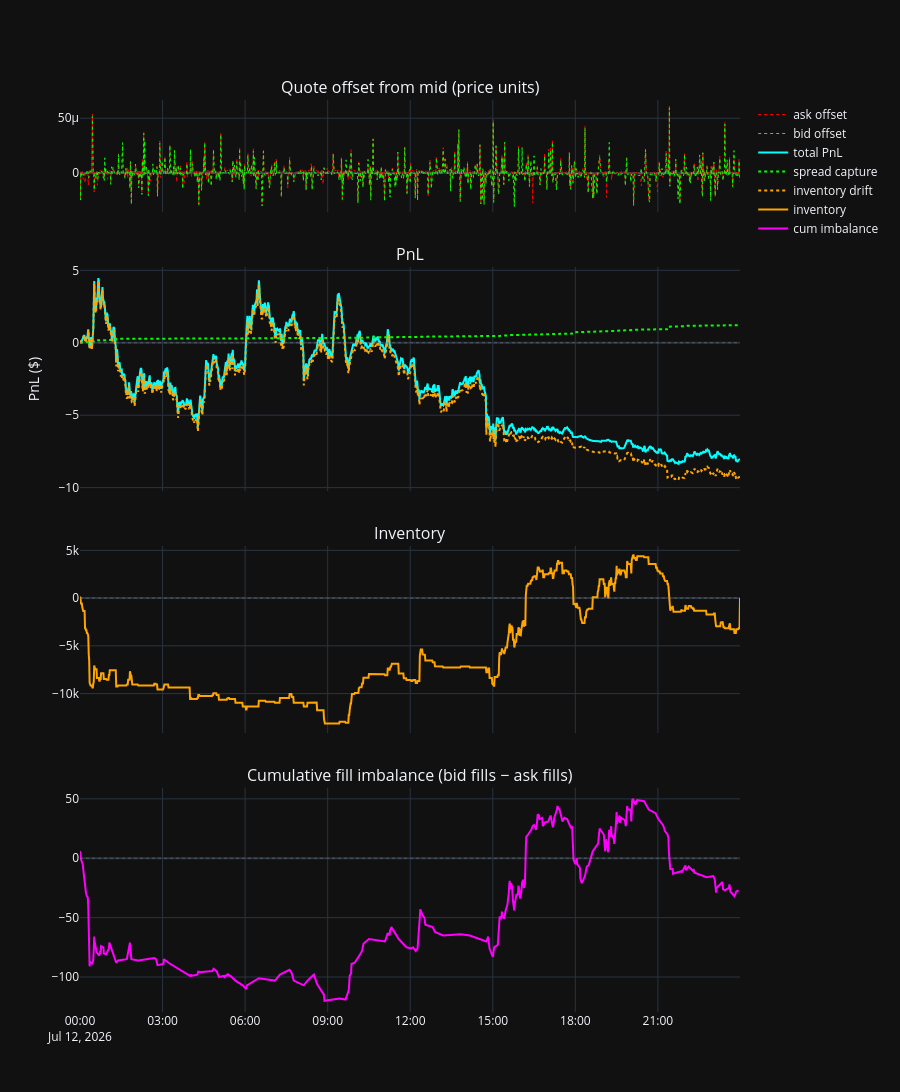

The code cell stored with this chart in its notebook:
### Code cell
s.plot().show()   # tick_size не задаю: тик DOGE на Lighter — UNVERIFIED, оси в price units

### Figure 1 — Plotly figure (JSON) as saved in the notebook; plotly's stock layout.template omitted (floating-point values rounded to 4 significant figures; data arrays with more than 128 entries replaced by an {"elided": "..."} marker saying what was removed)
{"data": [{"line": {"color": "red", "dash": "dot", "width": 1}, "mode": "lines", "name": "ask offset", "type": "scatter", "x": {"elided": "1321 str values"}, "xaxis": "x", "y": {"elided": "1321 float values"}, "yaxis": "y"}, {"line": {"color": "lime", "dash": "dot", "width": 1}, "mode": "lines", "name": "bid offset", "type": "scatter", "x": {"elided": "1321 str values"}, "xaxis": "x", "y": {"elided": "1321 float values"}, "yaxis": "y"}, {"line": {"color": "cyan", "width": 2}, "mode": "lines", "name": "total PnL", "type": "scatter", "x": {"elided": "1440 str values"}, "xaxis": "x2", "y": {"elided": "1440 float values"}, "yaxis": "y2"}, {"line": {"color": "lime", "dash": "dot"}, "mode": "lines", "name": "spread capture", "type": "scatter", "x": {"elided": "1440 str values"}, "xaxis": "x2", "y": {"elided": "1440 float values"}, "yaxis": "y2"}, {"line": {"color": "orange", "dash": "dot"}, "mode": "lines", "name": "inventory drift", "type": "scatter", "x": {"elided": "1440 str values"}, "xaxis": "x2", "y": {"elided": "1440 float values"}, "yaxis": "y2"}, {"line": {"color": "orange"}, "mode": "lines", "name": "inventory", "type": "scatter", "x": {"elided": "1440 str values"}, "xaxis": "x3", "y": {"elided": "1440 int values"}, "yaxis": "y3"}, {"line": {"color": "magenta"}, "mode": "lines", "name": "cum imbalance", "type": "scatter", "x": {"elided": "292 str values"}, "xaxis": "x4", "y": {"elided": "292 float values"}, "yaxis": "y4"}], "layout": {"annotations": [{"font": {"size": 16}, "showarrow": false, "text": "Quote offset from mid (price units)", "x": 0.5, "xanchor": "center", "xref": "paper", "y": 1, "yanchor": "bottom", "yref": "paper"}, {"font": {"size": 16}, "showarrow": false, "text": "PnL", "x": 0.5, "xanchor": "center", "xref": "paper", "y": 0.817, "yanchor": "bottom", "yref": "paper"}, {"font": {"size": 16}, "showarrow": false, "text": "Inventory", "x": 0.5, "xanchor": "center", "xref": "paper", "y": 0.511, "yanchor": "bottom", "yref": "paper"}, {"font": {"size": 16}, "showarrow": false, "text": "Cumulative fill imbalance (bid fills − ask fills)", "x": 0.5, "xanchor": "center", "xref": "paper", "y": 0.246, "yanchor": "bottom", "yref": "paper"}], "height": 1100, "legend": {"orientation": "v", "x": 1.02, "xanchor": "left", "y": 1, "yanchor": "top"}, "margin": {"r": 160}, "shapes": [{"line": {"color": "gray", "dash": "dot", "width": 0.5}, "type": "line", "x0": 0, "x1": 1, "xref": "x domain", "y0": 0, "y1": 0, "yref": "y"}, {"line": {"color": "gray", "dash": "dot", "width": 0.5}, "type": "line", "x0": 0, "x1": 1, "xref": "x2 domain", "y0": 0, "y1": 0, "yref": "y2"}, {"line": {"color": "gray", "dash": "dot", "width": 0.5}, "type": "line", "x0": 0, "x1": 1, "xref": "x3 domain", "y0": 0, "y1": 0, "yref": "y3"}, {"line": {"color": "gray", "dash": "dot", "width": 0.5}, "type": "line", "x0": 0, "x1": 1, "xref": "x4 domain", "y0": 0, "y1": 0, "yref": "y4"}], "showlegend": true, "xaxis": {"anchor": "y", "domain": [0, 1], "matches": "x4", "showticklabels": false}, "xaxis2": {"anchor": "y2", "domain": [0, 1], "matches": "x4", "showticklabels": false}, "xaxis3": {"anchor": "y3", "domain": [0, 1], "matches": "x4", "showticklabels": false}, "xaxis4": {"anchor": "y4", "domain": [0, 1]}, "yaxis": {"anchor": "x", "domain": [0.877, 1]}, "yaxis2": {"anchor": "x2", "domain": [0.571, 0.817], "title": {"text": "PnL ($)"}}, "yaxis3": {"anchor": "x3", "domain": [0.306, 0.511]}, "yaxis4": {"anchor": "x4", "domain": [0, 0.246]}}}
